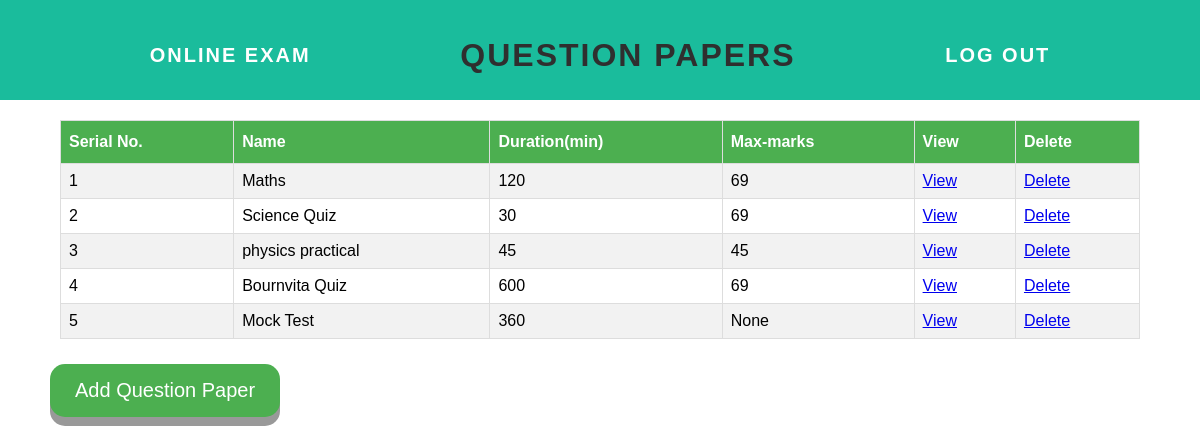
Page /questionpaper on the earlier database version.
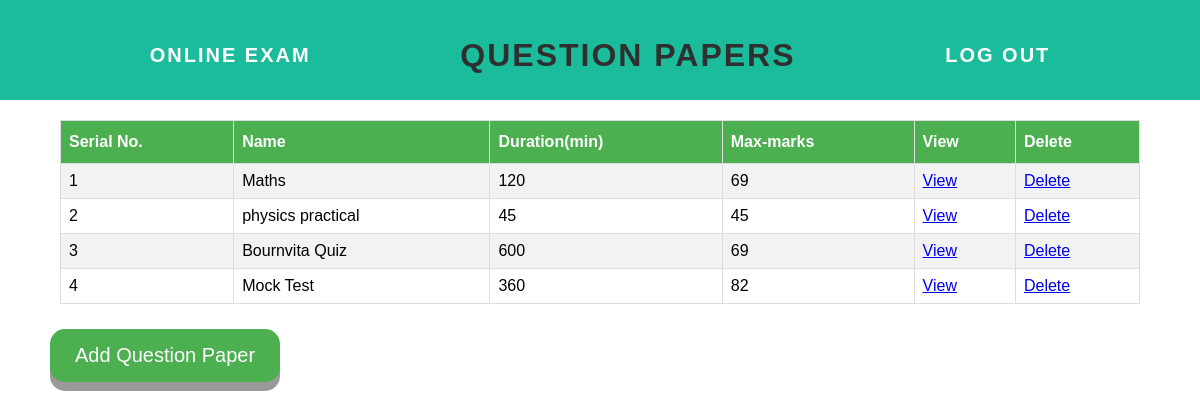
Same page on the later database version.
### tables this page shows
CREATE TABLE questionPaper(pid integer primary key autoincrement, name text not null unique, duration integer not null, maxMarks integer default 0);

### app.py (the view)
@app.route('/questionpaper', methods = ['POST', 'GET'])
def questionpaper():
    form = paperForm()
    conn = sqlite3.connect("questionBank.db")
    c = conn.cursor()
    if request.method == 'POST':
        if form.validate_on_submit():
            questionPaperList = []
            questionPaperList.append(form.name.data)
            questionPaperList.append(form.duration.data)
            questionPaperList.append(0)
            questionPaperTuple = tuple(questionPaperList)
            try:
                c.execute('''insert into questionPaper(name, duration, maxMarks)
                values(?, ?, ?)''', questionPaperTuple)
            except:
                flash("")
            c.execute("select * from questionPaper")
            c.execute("select * from questionPaper")
            questionPaperLists = c.fetchall()
            for paper in questionPaperLists:
                c.execute(''' select sum(p.marks) from qset q, question p where pid = ? and q.qid = p.qid''', (paper[0],))
                m = c.fetchall()[0][0]
                c.execute("update questionpaper set maxmarks = ? where pid = ?", (m, paper[0]))
            c.execute("select * from questionPaper")
            conn.commit()
            questionPaperLists = c.fetchall()
            conn.close()
            return render_template('questionpaper.html', questionPaperLists = questionPaperLists)
        else:
            return render_template('qpaperPage.html', form = form)
    else:
        c.execute("select * from questionPaper")
        questionPaperLists = c.fetchall()
        try:
            for paper in questionPaperLists:
                c.execute(''' select sum(p.marks) from qset q, question p where pid = ? and q.qid = p.qid''', (paper[0],))
                m = c.fetchall()[0][0]
                c.execute("update questionpaper set maxmarks = ? where pid = ?", (m, paper[0]))
        except:
                flash("An error occured please try again")
        c.execute("select * from questionPaper")
        questionPaperLists = c.fetchall()
        conn.close()
        return render_template('questionpaper.html', questionPaperLists = questionPaperLists)

### forms.py
class paperForm(Form):
    name = TextField("Enter question paper name", validators=[InputRequired()])
    duration = IntegerField("Duration of the paper (in minutes)", validators=[InputRequired()])
    submit = SubmitField("Submit")

### templates/questionpaper.html (shortened to what this page needs)
<html>
    <head>
        <link rel="stylesheet" href="{{ url_for('static', filename='css/main.css') }}">
    </head>
    <body>
        <div id="header">
            <div class="container">
                <a id="header-title" href="/">Online Exam</a>
                <h1>QUESTION PAPERS</h1>
                <a href="#" id = "logout"> Log Out </a>
            </div>
        </div>
        {%  if questionPaperLists|length < 1 %}
        <h4 style="text-align: center">There are no question papers. Create one below!</h4>
        {%  else %}
        <table id = "table">
            <tr>
                <th>Serial No.</th>
                <th>Name</th>
                <th>Duration(min)</th>
                <th>Max-marks</th>
                <th>View</th>
                <th>Delete</th>
            </tr>
                {% for paper in questionPaperLists %}
            <tr>
                <td>{{ loop.index }}</td>
                <td>{{ paper[1] }}</td>
                <td>{{ paper[2] }}</td>
                <td> {{ paper[3] }} </td>
                <td><a href="/view/paper/{{paper[0]}}">View</a></td>
                <td><a href="/delete/paper/{{paper[0]}}">Delete</a></td>
            </tr>
                {% endfor %}
        </table>
        {%  endif %}
        <div class="form">
            <form action="/createPaper" method="POST">
                <input class = "button" type="submit" value="Add Question Paper">
            </form>
        </div>
    </body>
</html>

### static/css/main.css (style rules this page uses)
body, html { margin: 0px; font-family: sans-serif; width: 100%; }
#table { font-family: "Trebuchet MS", Arial, Helvetica, sans-serif; border-collapse: collapse; width: 90%; margin: 20px auto; }
#table td, #table th { border: 1px solid #ddd; padding: 8px; }
#table tr:nth-child(even) { background-color: #f2f2f2; }
#table th { padding-top: 12px; padding-bottom: 12px; text-align: left; background-color: #4CAF50; color: white; }
#header { background-color: #1abc9c; height: 100px; margin: 0px; line-height: 110px; }
#header a { color: white; text-decoration: none; text-transform: uppercase; letter-spacing: 0.1em; }
#header-title { font-size: 20px; font-weight: bold; margin-left: 0px; }
#logout { font-size: 20px; font-weight: bold; }
.container { display: flex; flex-direction: row; justify-content: space-evenly; }
h1 { text-align: center; margin-top: 0; letter-spacing: 2px; color: #2f2f2f; }
.button { display: inline-block; padding: 15px 25px; font-size: 20px; cursor: pointer; text-align: center; text-decoration: none; outline: none; color: #fff; background-color: #4CAF50; border: none; border-radius: 15px; box-shadow: 0 9px #999; margin: 5px 50px; }

Differences in the rows shown:
removed questionPaper: name "Science Quiz", duration "30", maxMarks "69"
changed questionPaper "Mock Test": maxMarks "None" → "82"
